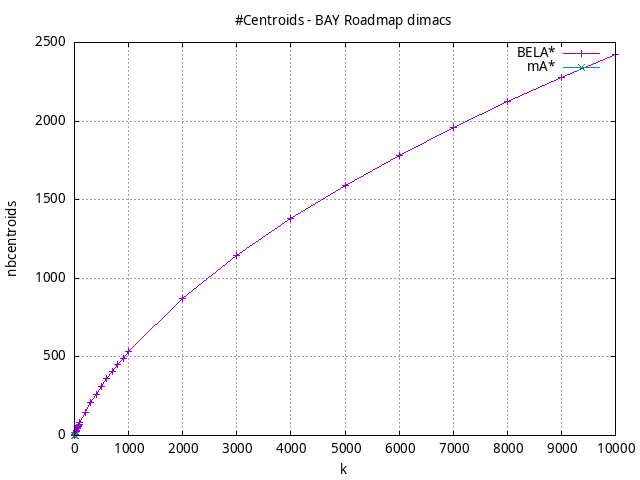

Write the gnuplot code that produced this figure.
#!/usr/bin/gnuplot
# -*- coding: utf-8 -*-
#
# results/roadmap/dimacs/BAY/USA-road-d.BAY.heuristic.nbcentroids.gnuplot
#
# Started on 01/09/2024 14:35:56
# Author: Carlos Linares López
set grid
set xlabel "k"
set ylabel "nbcentroids"

set title "#Centroids - BAY Roadmap dimacs"

set terminal png enhanced font "Ariel,10"
set output 'USA-road-d.BAY.heuristic.nbcentroids.png'

plot "-" title "BELA*"      with linesp, "-" title "mA*"      with linesp

	1 1.0
	2 1.82
	3 2.75
	4 3.61
	5 4.55
	6 5.41
	7 6.35
	8 7.19
	9 8.12
	10 9.01
	20 17.71
	30 26.13
	40 34.38
	50 42.36
	60 50.07
	70 57.81
	80 65.41
	90 72.99
	100 80.49
	200 147.81
	300 207.67
	400 261.74
	500 312.81
	600 361.5
	700 407.37
	800 450.73
	900 492.71
	1000 532.33
	2000 871.94
	3000 1144.22
	4000 1380.98
	5000 1590.95
	6000 1782.91
	7000 1959.44
	8000 2122.13
	9000 2275.1
	10000 2421.44
end
	1 0.0
	2 0.0
	3 0.0
	4 0.0
	5 0.0
	6 0.0
	7 0.0
	8 0.0
	9 0.0
	10 0.0
end
